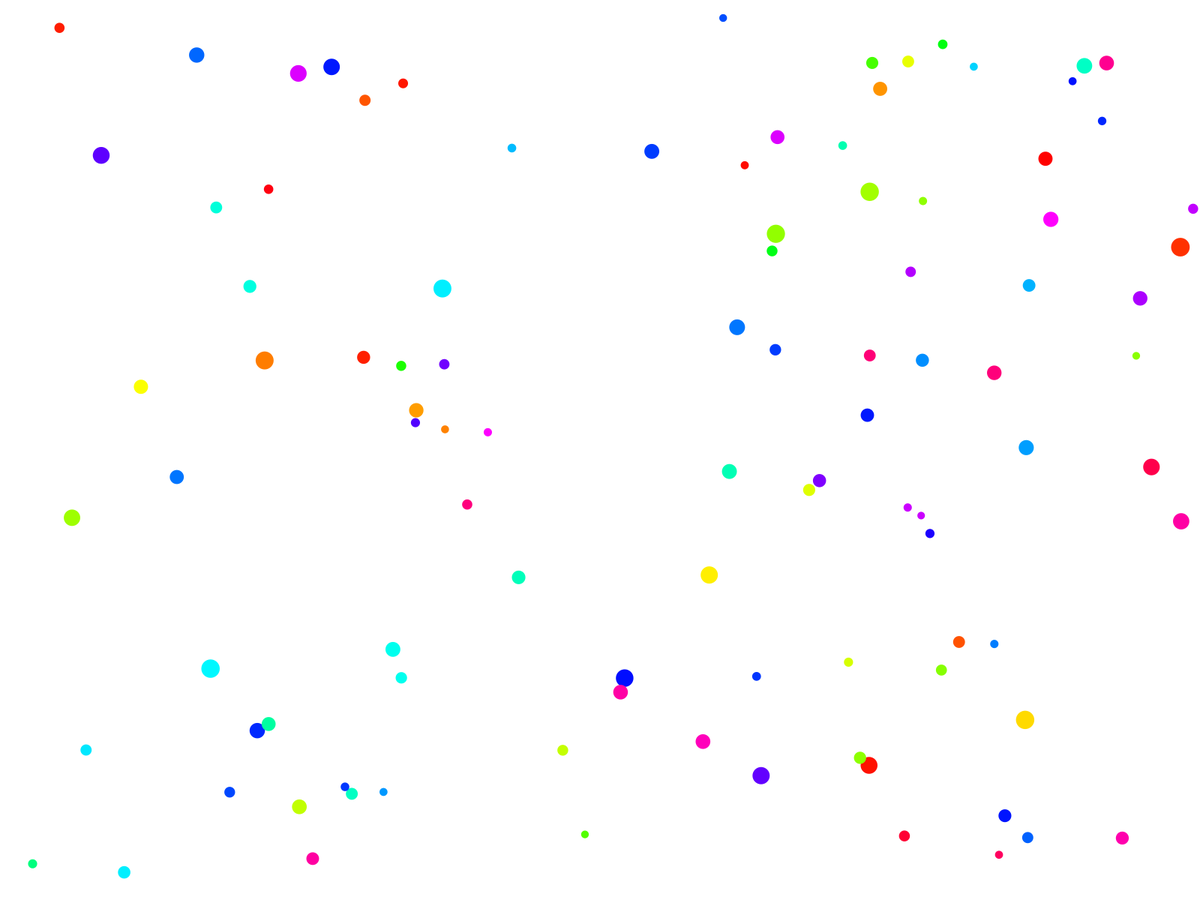
Frame 1 (no input)
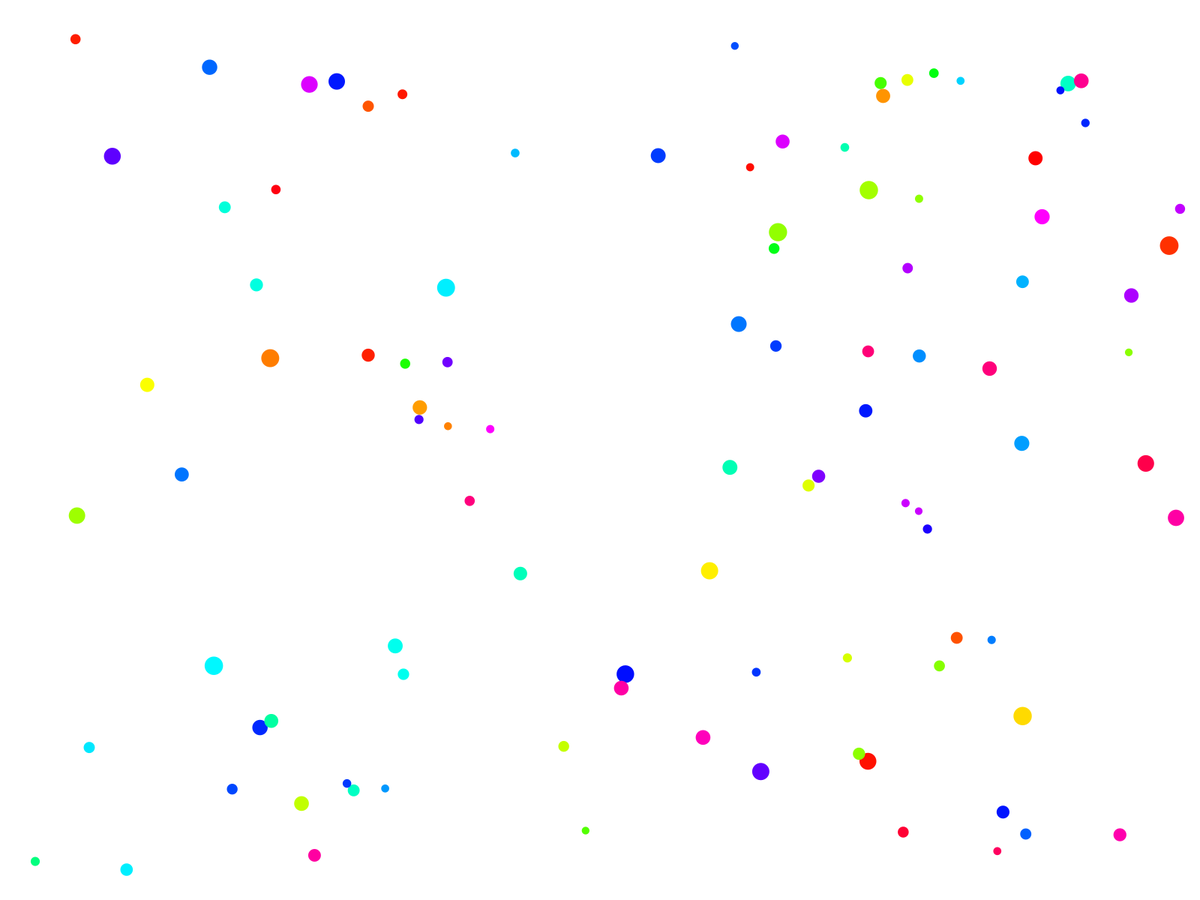
Frame 60 (the mouse pressed at the canvas centre just before this capture)
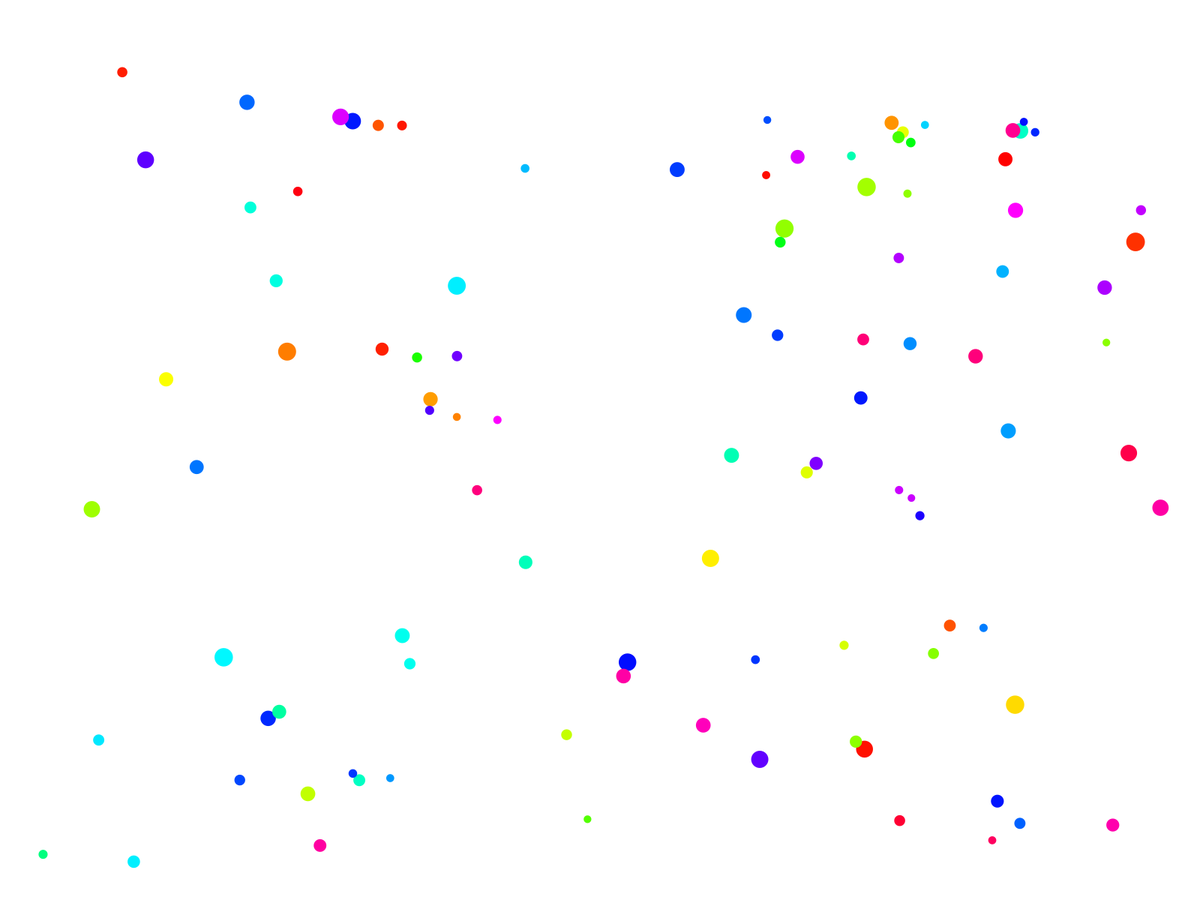
Frame 120 (the mouse held since frame 60 and released just before this capture)

The Processing sketch that drew these frames (run headless with seeded random() and noise(); from frame 60 on, the mouse is pressed at the canvas centre):

// Processing sketch: Atoms
// ── Atoms.pde
Atom[] atoms = new Atom[100];

void setup() {
  fullScreen();
  for (int i = 0; i < atoms.length; i++) {
    atoms[i] = new Atom();
  }
  colorMode(HSB);
  background(255);
}

void draw() {
  background(255);
  for (Atom a : atoms) {
    a.forces();
  }
  for (Atom a : atoms) {
    a.update();
    //if (a.pos.x < 0 || a.pos.x > width) {
    //  println(a.pos.x, a.mom.x);
    //  exit();
    //}
  }
}

void keyPressed() {
  switch (keyCode) {
  case UP:
    break;
  case DOWN:
    break;
  case LEFT:
    break;
  case RIGHT:
    break;
  }
}

// ── Object.pde
class Atom {
  float colour, size;
  PVector pos, mom;

  Atom() {
    pos = new PVector(random(width), random(height));
    mom = new PVector();
    size = random(10, 25);
    colour = random(255);
  }

  void forces() {
    for (Atom a : atoms) {
      if (a != this) {
        float r = sqrt(sq(pos.x - a.pos.x) + sq(pos.y + a.pos.y));
        float t = atan2(pos.y - a.pos.y, pos.x - a.pos.x);
        if (r != 0) {
          mom.x += cos(t) * -100/sq(r);
          mom.y += sin(t) * -100/sq(r);
        }
      }
    }
  }

  void update() {
    noStroke();
    fill(colour, 255, 255);
    pos.x += mom.x;
    pos.y += mom.y;
    //walls();
    ellipse(pos.x, pos.y, size, size);
  }

  void walls() {
    if (pos.x + abs(size)/2 > width) {
      pos.x -= 2*((pos.x+abs(size)/2)-width);
      mom.x = -mom.x;
    }
    if (pos.y + abs(size)/2 > height) {
      pos.y -= 2*((pos.y+abs(size)/2)-height);
      mom.y = -mom.y;
    }
    if (pos.x - abs(size)/2 < 0) {
      pos.x += 2*((pos.x-abs(size)/2));
      mom.x = -mom.x;
    }
    if (pos.y - abs(size)/2 < 0) {
      pos.y += 2*abs((pos.y-abs(size)/2));
      mom.y = -mom.y;
    }
  }
}
